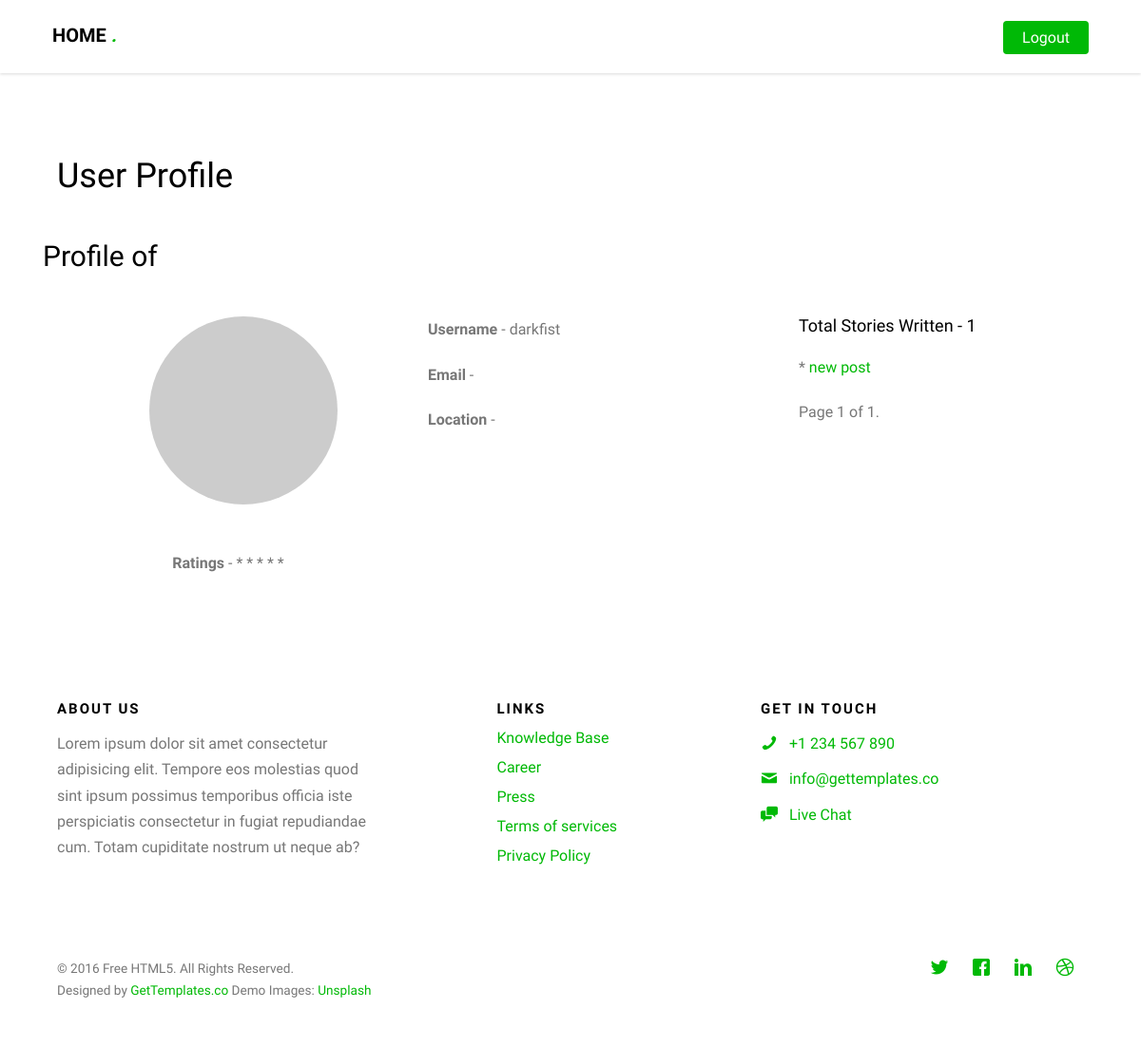
/profile/ (signed in), run on an earlier commit of the app's database.
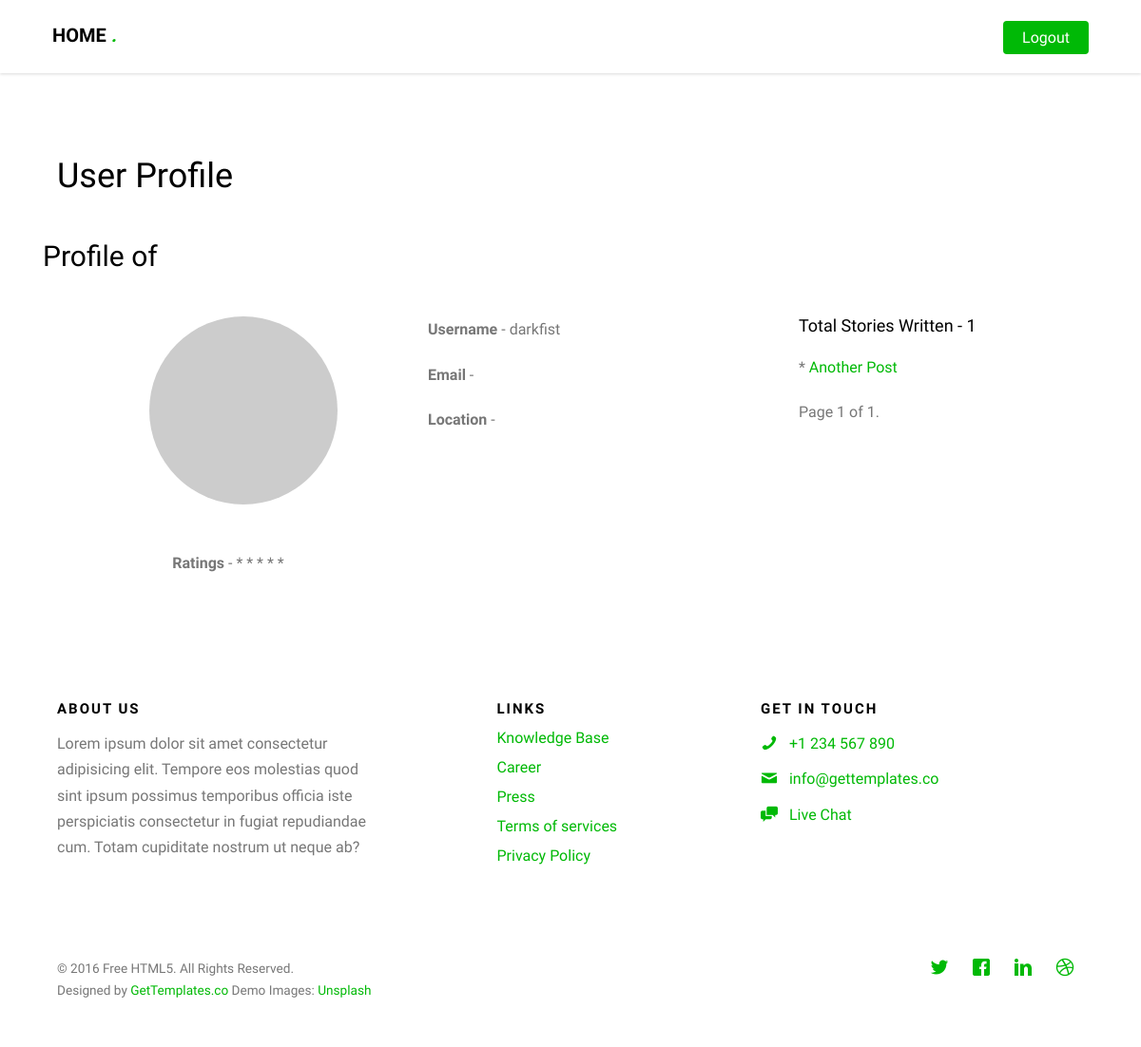
And on a later commit of the database.
### posts/models.py (models this page shows, shortened)
class Post(models.Model):
	user = models.ForeignKey(settings.AUTH_USER_MODEL, default=1)
	title = models.CharField(max_length=120)
	slug = models.SlugField(unique=True)
	image = models.ImageField(upload_to=upload_location,
		null=True,
		blank=True,
		height_field="height_field",
		width_field="width_field")
	video = models.FileField(
				upload_to=upload_location,
				validators=[validate_file_extension],
				null=True,
				blank=True,
			)
	height_field = models.IntegerField(default=0)
	width_field = models.IntegerField(default=0)
	content = models.TextField()
	draft = models.BooleanField(default=False)
	updated = models.DateTimeField(auto_now=True, auto_now_add=False)
	timestamp = models.DateTimeField(auto_now=False, auto_now_add=True)
	objects = PostManager()
	def get_absolute_url(self):
		return reverse("posts:content", kwargs={"slug" : self.slug})
	class Meta:
		ordering = ["-timestamp", "-updated"]

### accounts/views.py (the view)
# urls.py: url(r'^profile/', view_profile, name="profile"),
def view_profile(request):
	queryset_list = Post.objects.active().order_by("-timestamp").filter(user=request.user)
	query = request.GET.get('q')
	if query:
		queryset_list = queryset_list.filter(
			Q(title__icontains=query)|
			Q(user__first_name__icontains=query)|
			Q(user__last_name__icontains=query)
			).distinct().order_by("-timestamp")
	paginator = Paginator(queryset_list, 6)
	page_request_var = "page"
	page = request.GET.get(page_request_var)
	try:
		queryset = paginator.page(page)
	except PageNotAnInteger:
		queryset = paginator.page(1)
	except EmptyPage:
		queryset = paginator.page(paginator.num_pages)
	title = "User Profile"
	context = {
		"title" : title,
		"object_list" : queryset,
	}
	return render(request, "view_profile.html", context)

### posts/models.py (called while the page is built)
	def active(self, *args, **kwargs):
		return super(PostManager, self).filter(draft=False)

### templates/view_profile.html (shortened to what this page needs)
{% extends "base.html" %}
{% block content %}
<h1>{{ title }}</h1>
<br>
<div class="row">
<h2>Profile of {{ request.user.first_name }} {{ request.user.last_name }}</h2>
<br>
<div class="col-md-2 col-md-offset-1 text-center">
    <img class = "img-circle" src="http://via.placeholder.com/300" width="120%">
    <br>
    <br>
    <p><b>Ratings</b> - * * * * *</p>
</div>
<div class="col-md-4 col-md-offset-1">
    <p><b>Username</b> - {{ request.user.username }}</p>
    <p><b>Email</b> -  {{ request.user.email }}</p>
    <p><b>Location</b> - </p>
</div>
<div class="col-md-4">
    <h4>Total Stories Written - {{ object_list|length }}</h4>
    {% for obj in object_list %}
    * <a href="{{ obj.get_absolute_url }}">{{ obj.title }}</a><br>
    {% endfor %}
    <div class="pagination">
		<span class="step-links">
			<span class="current">
				Page {{ object_list.number }} of {{ object_list.paginator.num_pages }}.
			</span>
		</span>
	</div>
</div>
</div>
{% endblock %}

### templates/base.html (shortened to what this page needs)
{% load staticfiles %}
<!DOCTYPE HTML>
<html>
	<head>
	<link rel="stylesheet" href="{% static 'css/animate.css' %}" />
	<link rel="stylesheet" href="{% static 'css/icomoon.css' %}" />
	<link rel="stylesheet" href="{% static 'css/themify-icons.css' %}" />
	<link rel="stylesheet" href="{% static 'css/bootstrap.css' %}" />
	<link rel="stylesheet" href="{% static 'css/magnific-popup.css' %}" />
	<link rel="stylesheet" href="{% static 'css/owl.carousel.min.css' %}" />
	<link rel="stylesheet" href="{% static 'css/owl.theme.default.min.css' %}" />
	<link rel="stylesheet" href="{% static 'css/style.css' %}" />
	<link rel="stylesheet" href="https://use.fontawesome.com/releases/v5.0.13/css/all.css">
	</head>
	<body>
	<div id="page">
	<nav class="gtco-nav" role="navigation">
		<div class="gtco-container">
			<div class="row">
				<div class="col-sm-2 col-xs-12">
					<div id="gtco-logo"><a href="{% url 'posts:list' %}">Home <em>.</em></a></div>
				</div>
				<div class="col-xs-10 text-right menu-1 main-nav">
					<ul>
						{% if not request.user.is_authenticated %}
						<li class="btn-cta"><a href="{% url 'login' %}" class="external" title="Login"><span>Login</span></a></li>
						<li class="btn-cta"><a href="{% url 'register' %}" class="external" title="Register"><span>Register for free</span></a></li>
						{% else %}
						<li class="btn-cta"><a href="{% url 'logout' %}" class="external" title="Logout"><span>Logout</span></a></li>
						{% endif %}
					</ul>
				</div>
			</div>
		</div>
	</nav>
	<div id="gtco-features" class="border-bottom" data-section="features">
	<div class="gtco-container">
		<div class="row">
				<div class="col-md-2 col-md-offset-1 text-center">
					<br><br>
				</div>
		</div>
	<div class="container">
	{% block content %} {% endblock %}
	</div>
	<footer id="gtco-footer" role="contentinfo">
		<div class="gtco-container">
			<div class="row row-pb-md">
				<div class="col-md-4">
					<div class="gtco-widget">
						<h3>About Us</h3>
						<p>Lorem ipsum dolor sit amet consectetur adipisicing elit. Tempore eos molestias quod sint ipsum possimus temporibus officia iste perspiciatis consectetur in fugiat repudiandae cum. Totam cupiditate nostrum ut neque ab?</p>
					</div>
				</div>
				<div class="col-md-4 col-md-push-1">
					<div class="gtco-widget">
						<h3>Links</h3>
						<ul class="gtco-footer-links">
							<li><a href="#">Knowledge Base</a></li>
							<li><a href="#">Career</a></li>
							<li><a href="#">Press</a></li>
							<li><a href="#">Terms of services</a></li>
							<li><a href="#">Privacy Policy</a></li>
						</ul>
					</div>
				</div>
				<div class="col-md-4">
					<div class="gtco-widget">
						<h3>Get In Touch</h3>
						<ul class="gtco-quick-contact">
							<li><a href="#"><i class="icon-phone"></i> +1 234 567 890</a></li>
							<li><a href="#"><i class="icon-mail2"></i> info@gettemplates.co</a></li>
							<li><a href="#"><i class="icon-chat"></i> Live Chat</a></li>
						</ul>
					</div>
				</div>
			</div>
			<div class="row copyright">
				<div class="col-md-12">
					<p class="pull-left">
						<small class="block">&copy; 2016 Free HTML5. All Rights Reserved.</small>
						<small class="block">Designed by <a href="http://gettemplates.co/" target="_blank">GetTemplates.co</a> Demo Images: <a href="http://unsplash.co/" target="_blank">Unsplash</a></small>
					</p>
					<p class="pull-right">
						<ul class="gtco-social-icons pull-right">
							<li><a href="#"><i class="icon-twitter"></i></a></li>
							<li><a href="#"><i class="icon-facebook"></i></a></li>
							<li><a href="#"><i class="icon-linkedin"></i></a></li>
							<li><a href="#"><i class="icon-dribbble"></i></a></li>
						</ul>
					</p>
				</div>
			</div>
		</div>
	</footer>
	</div>
	</body>
</html>

### static/css/icomoon.css (style rules this page uses)
[class^="icon-"], [class*=" icon-"] { font-family: 'icomoon' !important; speak: none; font-style: normal; font-weight: normal; font-variant: normal; text-transform: none; line-height: 1; -webkit-font-smoothing: antialiased; -moz-osx-font-smoothing: grayscale; }
.icon-chat:before { content: "\e97c"; }
.icon-mail2:before { content: "\e9da"; }
.icon-phone:before { content: "\e9f4"; }
.icon-dribbble:before { content: "\ea65"; }
.icon-facebook:before { content: "\ea67"; }
.icon-linkedin:before { content: "\ea73"; }
.icon-twitter:before { content: "\ea7c"; }

### static/css/style.css (style rules this page uses)
body { font-family: "Droid Sans", Arial, sans-serif; font-weight: 400; font-size: 16px; line-height: 1.7; color: #777; background: #fff; }
#page { position: relative; overflow-x: hidden; width: 100%; height: 100%; -webkit-transition: 0.5s; -o-transition: 0.5s; transition: 0.5s; }
a { color: #00B906; -webkit-transition: 0.5s; -o-transition: 0.5s; transition: 0.5s; }
p { margin-bottom: 20px; }
h1, h2, h3, h4, h5, h6, figure { color: #000; font-family: "Droid Sans", Arial, sans-serif; font-weight: 400; margin: 0 0 20px 0; }
.gtco-container { max-width: 1140px; position: relative; margin: 0 auto; padding-left: 15px; padding-right: 15px; }
.gtco-nav { position: fixed; top: 0; margin: 0; padding: 0; width: 100%; padding: 20px 0; z-index: 1001; background: #fff; webkit-box-shadow: 0px 1px 3px 0px rgba(0, 0, 0, 0.15); -moz-box-shadow: 0px 1px 3px 0px rgba(0, 0, 0, 0.15); box-shadow: 0px 1px 3px 0px rgba(0, 0, 0, 0.15); }
.gtco-nav #gtco-logo { font-size: 20px; margin: 0; padding: 0; text-transform: uppercase; font-weight: bold; }
.gtco-nav #gtco-logo em { color: #00B906; }
.gtco-nav a { padding: 0px 10px; color: #000; }
.gtco-nav ul { padding: 0; margin: 2px 0 0 0; }
.gtco-nav ul li { padding: 0; margin: 0; list-style: none; display: inline; }
.gtco-nav ul li a { font-size: 16px; padding: 30px 10px; -webkit-transition: 0.5s; -o-transition: 0.5s; transition: 0.5s; }
.gtco-nav ul li.btn-cta a { color: #fff; }
.gtco-nav ul li.btn-cta a span { border: none !important; background: #00B906; padding: 4px 20px; display: -moz-inline-stack; display: inline-block; zoom: 1; *display: inline; -webkit-transition: 0.3s; -o-transition: 0.3s; transition: 0.3s; -webkit-border-radius: 4px; -moz-border-radius: 4px; -ms-border-radius: 4px; border-radius: 4px; }
.gtco-social-icons { margin: 0; padding: 0; }
.gtco-social-icons li { margin: 0; padding: 0; list-style: none; display: -moz-inline-stack; display: inline-block; zoom: 1; *display: inline; }
.gtco-social-icons li a { display: -moz-inline-stack; display: inline-block; zoom: 1; *display: inline; color: #00B906; padding-left: 10px; padding-right: 10px; }
.gtco-social-icons li a i { font-size: 20px; }
#gtco-features, #gtco-features-2, #gtco-products, #gtco-services, #gtco-subscribe, #gtco-footer, #gtco-faq, .gtco-section { padding: 7em 0; clear: both; position: relative; }
#gtco-features.border-bottom, #gtco-features-2.border-bottom, #gtco-products.border-bottom, #gtco-services.border-bottom, #gtco-subscribe.border-bottom, #gtco-footer.border-bottom, #gtco-faq.border-bottom, .gtco-section.border-bottom { border-bottom: 1px solid #e6e6e6; }
#gtco-footer .gtco-footer-links { padding: 0; margin: 0 0 20px 0; float: left; width: 100%; }
#gtco-footer .gtco-footer-links li { padding: 0; margin: 0 0 15px 0; list-style: none; line-height: 1; }
#gtco-footer .gtco-footer-links li a { text-decoration: none; }
#gtco-footer .gtco-widget { margin-bottom: 30px; }
#gtco-footer .gtco-widget h3 { margin-bottom: 15px; font-weight: bold; font-size: 15px; letter-spacing: 2px; text-transform: uppercase; }
#gtco-footer .gtco-widget .gtco-quick-contact { padding: 0; margin: 0; }
#gtco-footer .gtco-widget .gtco-quick-contact li { padding: 0; margin: 0 0 10px 0; list-style: none; }
#gtco-footer .gtco-widget .gtco-quick-contact li i { width: 30px; float: left; font-size: 18px; position: relative; margin-top: 4px; display: -moz-inline-stack; display: inline-block; zoom: 1; *display: inline; }
#gtco-footer .copyright .block { display: block; }
#gtco-offcanvas a { color: rgba(255, 255, 255, 0.5); }
#gtco-offcanvas ul { padding: 0; margin: 0; }
#gtco-offcanvas ul li { padding: 0; margin: 0; list-style: none; }
.row-pb-md { padding-bottom: 4em !important; }

What changed in the data, as far as the page shows it:
removed Post: title "new post"
added Post: title "Another Post"
